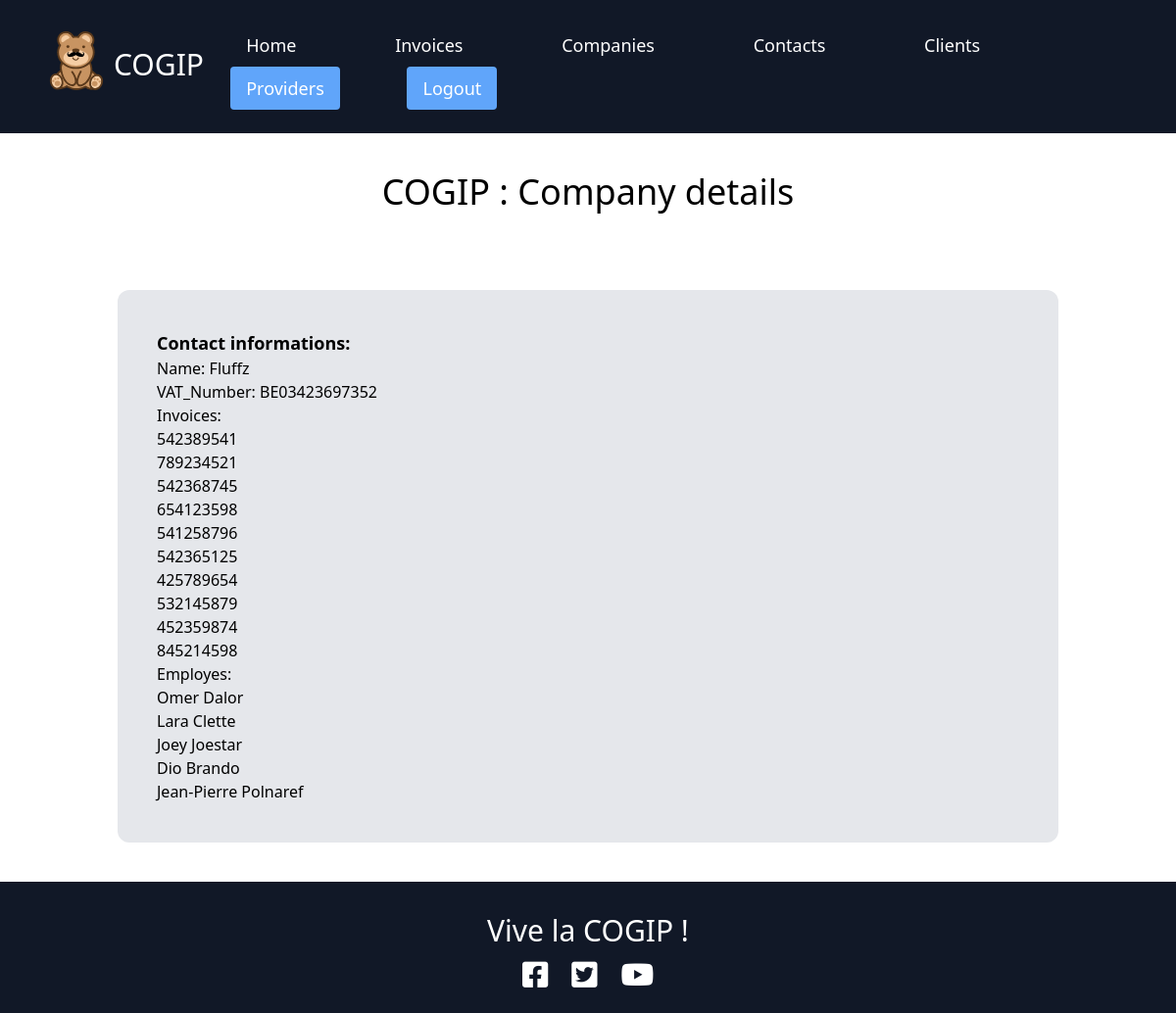
/?action=détailsCompany&id=1 (signed in), run on the app's committed database.
### tables this page shows
CREATE TABLE `companies` (
  `companies_id` int(11) NOT NULL,
  `companies_name` varchar(255) NOT NULL,
  `companies_country` varchar(255) NOT NULL,
  `companies_vat_number` varchar(255) NOT NULL,
  `companies_type_id` int(11) DEFAULT NULL
);

CREATE TABLE `invoices` (
  `invoices_id` int(11) NOT NULL,
  `invoices_number` int(12) NOT NULL,
  `invoices_date` date NOT NULL,
  `invoices_company_id` int(11) DEFAULT NULL,
  `invoices_contact_id` int(11) DEFAULT NULL
);

CREATE TABLE `contacts` (
  `contacts_id` int(11) NOT NULL,
  `contacts_firstname` varchar(255) NOT NULL,
  `contacts_lastname` varchar(255) NOT NULL,
  `contacts_email` varchar(255) NOT NULL,
  `contacts_company_id` int(11) DEFAULT NULL
);

### controller/control.php (called while the page is built, shortened)
<?php
require ('model/model.php');
function detailCompany()
{
    $companies_data = new Companies;
    $companies = $companies_data->getOneCompany();
    $invoices =  $companies_data->getInvoicesCompanies();
    $contacts =  $companies_data->getContactCompanies();
    require ('views/companyDetail.php');
}

### model/model.php (called while the page is built, shortened)
<?php
class Companies{
    public function getOneCompany()
    {
        $id = $_GET['id'];
        $db = $this->dbConnect();
        $companies_data = $db->query('SELECT * FROM companies WHERE companies_id ='.$id);
        $companies = $companies_data->fetch();
        return $companies;
    }
    public function getInvoicesCompanies(){
        $id = $_GET['id'];
        $db = $this->dbConnect();
        $invoices_data = $db->query('SELECT * FROM invoices WHERE invoices_company_id ='.$id);
        $invoices = $invoices_data->fetchAll();
        return $invoices;
    }
    public function getContactCompanies(){
        $id = $_GET['id'];
        $db = $this->dbConnect();
        $contacts_data = $db->query('SELECT * FROM contacts WHERE contacts_company_id ='.$id);
        $contacts = $contacts_data->fetchAll();
        return $contacts;
    }
    private function dbConnect(){
        $host = 'localhost';
        $db = 'cogip';
        $user = 'root';
        $password = '';
        try
        {
            $db = new PDO('mysql:host='.$host.';
            dbname='.$db.';
            charset=utf8',
            ''.$user.'',
            ''.$password.'',
            array(
            PDO::ATTR_ERRMODE => PDO::ERRMODE_EXCEPTION,
            PDO::ATTR_DEFAULT_FETCH_MODE => PDO::FETCH_OBJ));
            return $db;
        }
        catch(Exception $e)
        {
            die('Erreur : '.$e->getMessage());
        }
    }
}

### views/companyDetail.php (the view, shortened to what this page needs)
<div class="flex flex-column justify-center">
    <h1 class="m-10 text-4xl">
        COGIP : Company details
    </h1>
</div>
<div class="flex flex-col p-10 justify-center">
    <div class="bg-gray-200 flex flex-col mx-20 p-10 rounded-xl">
    <h2 class="text-lg font-bold">Contact informations: </h2>
    <p>Name:        <?=$companies->companies_name?></p>
    <p>VAT_Number:  <?=$companies->companies_vat_number?></p>
    <p>Invoices:</p>
    <ul>
    <?php foreach ($invoices as $invoice): ?>
        <li><?= $invoice->invoices_number?></li>
    <?php endforeach?>
    </ul>
    <p>Employes:</p>
    <ul>
    <?php foreach ($contacts as $Employes): ?>
        <li><?= $Employes->contacts_firstname .' '. $Employes->contacts_lastname ?></li>
    <?php endforeach?>
    </ul>
</div>
<?php
require("template.php");

### data on the page
companies: companies_name "Fluffz", companies_vat_number "BE03423697352"
invoices: invoices_number "542389541"
invoices: invoices_number "789234521"
invoices: invoices_number "542368745"
invoices: invoices_number "654123598"
invoices: invoices_number "541258796"
invoices: invoices_number "542365125"
invoices: invoices_number "425789654"
invoices: invoices_number "532145879"
invoices: invoices_number "452359874"
invoices: invoices_number "845214598"
contacts: contacts_firstname "Omer", contacts_lastname "Dalor"
contacts: contacts_firstname "Lara", contacts_lastname "Clette"
contacts: contacts_firstname "Joey", contacts_lastname "Joestar"
contacts: contacts_firstname "Dio", contacts_lastname "Brando"
contacts: contacts_firstname "Jean-Pierre", contacts_lastname "Polnaref"
